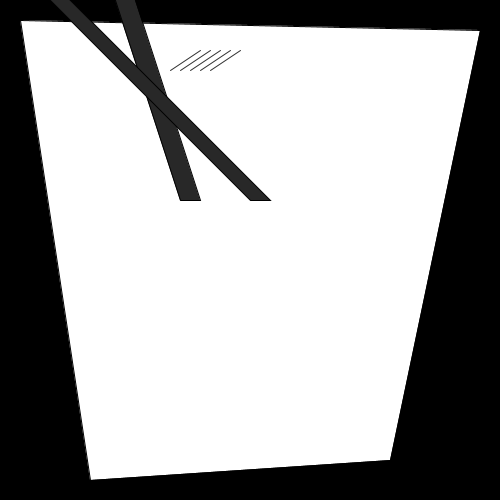
Frame 1 (no input)
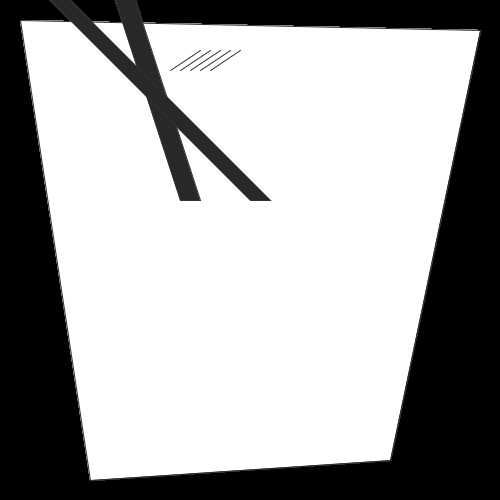
Frame 60 (the mouse pressed at the canvas centre just before this capture)
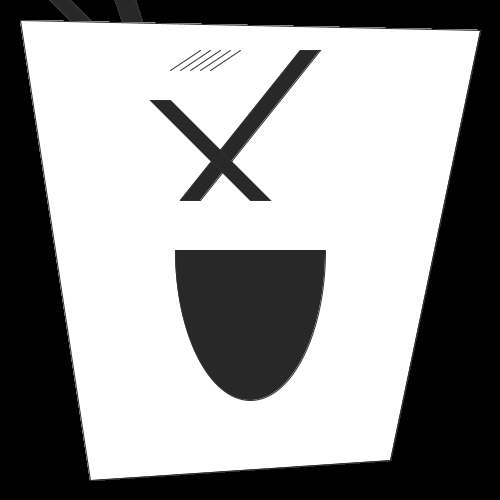
Frame 120 (the mouse held since frame 60 and released just before this capture)

The Processing sketch that drew these frames (run headless with seeded random() and noise(); from frame 60 on, the mouse is pressed at the canvas centre):

// Processing sketch: processing_111430
// ── processing_111430.pde

int v = 250;


void setup(){

  size (500,500);
  background(0);
 
  
}



void draw(){
 float v;
  v=mouseX;
  
  
//face
fill(255);
beginShape();
vertex(390,460);
vertex(90,480);
vertex(20, 20);
vertex(480,30);
endShape(CLOSE);

//mouth
fill(40);
//old value
//arc(250,250, v, 300, 0, PI );

//new value
arc(250,250, v-100, 300, 0, PI );


//eye L
beginShape();
// old values:
//vertex(v-70, v-150);
//vertex(v-50,v-150);

// new values:
vertex(v+50, v-200);
vertex(v+70,v-200);

vertex(200,200);
vertex(180,200);
endShape(CLOSE);

// eye r 
beginShape();
// old values:
//vertex(v, v-150);
//vertex(v+20,v-150);

//new values
vertex(v-100, v-150);
vertex(v-80,v-150);

vertex(270,200);
vertex(250,200);
endShape(CLOSE);



//Hair. A detail.
stroke(50);
for (int i=200; i<250; i+=10)
{
  line(i, 50, i-30, 70);
}

}


//line(200,350,320,380);


// origine x,y, circle diametres, and 2 points radius coordinate to slice


//convert angles to radians straight away
//arc(250,250,150,150, radians(45), radians(140)  );
